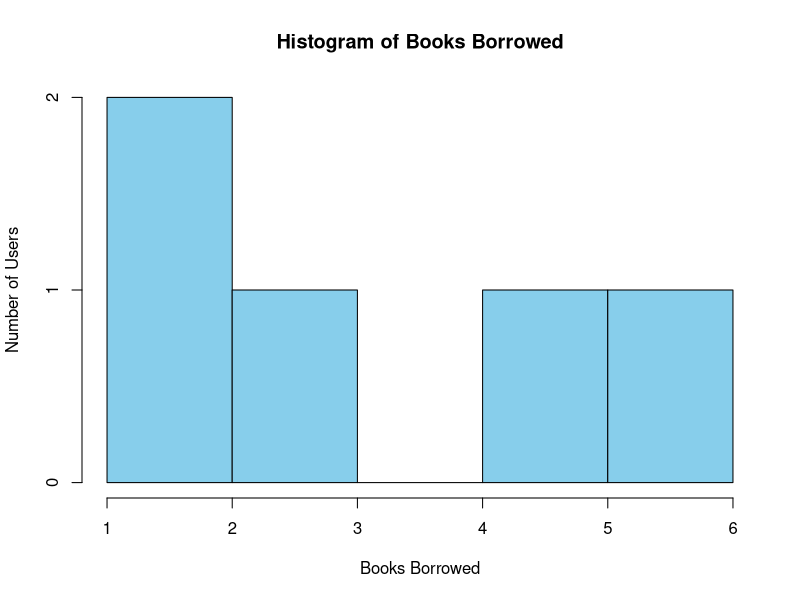

Source code (R):
# Library Usage Dataset
library_data <- data.frame(
  User_ID = c(1, 2, 3, 4, 5),
  Books_Borrowed = c(2, 5, 3, 6, 1),
  Days_Kept = c(10, 25, 14, 30, 7),
  Fine_Amount = c(0, 15, 0, 20, 0)
)

# Histogram
hist(library_data$Books_Borrowed,
     main = "Histogram of Books Borrowed",
     xlab = "Books Borrowed",
     ylab = "Number of Users",
     col = "skyblue",
     border = "black",
     breaks = 5)
